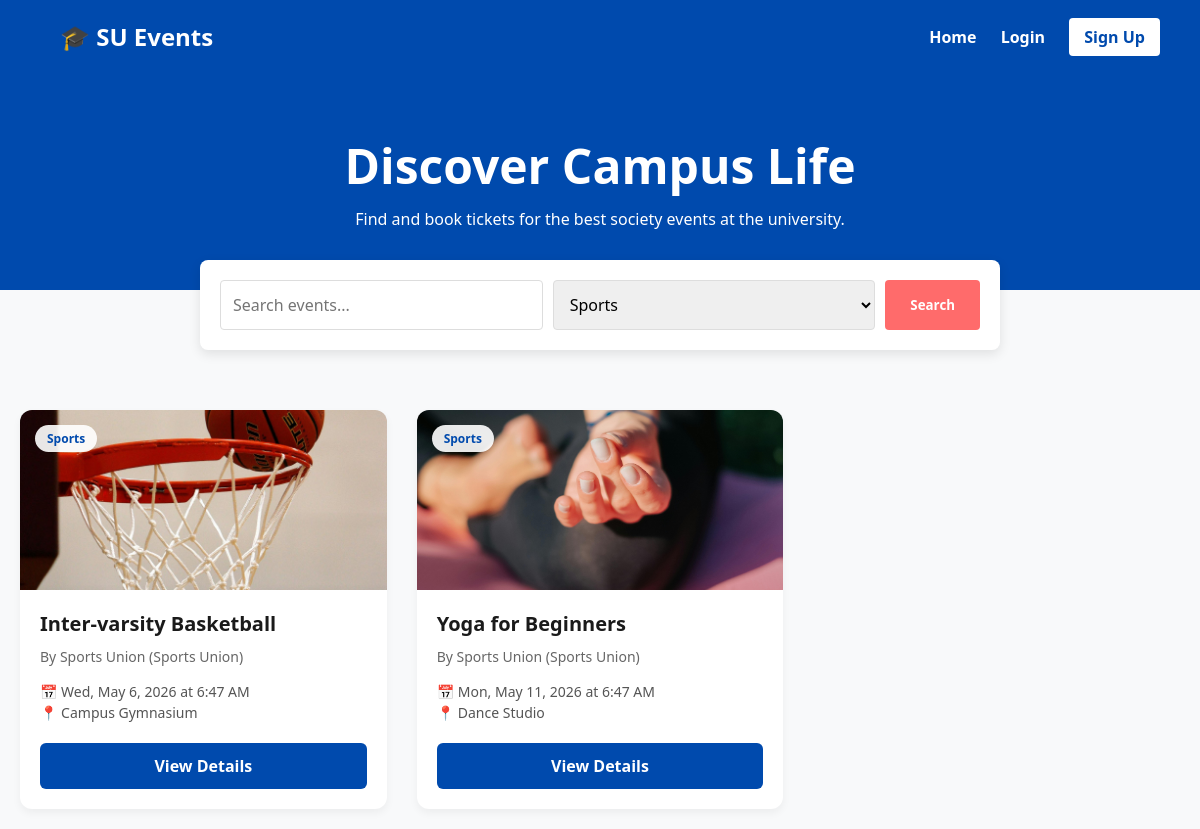
Screenshot of /index.php?category=Sports with the database file from the repository.
### tables this page shows
CREATE TABLE `events` (
  `event_id` int(11) NOT NULL,
  `organiser_id` int(11) NOT NULL,
  `society_name` varchar(100) NOT NULL,
  `title` varchar(150) NOT NULL,
  `description` text NOT NULL,
  `event_date` datetime NOT NULL,
  `location` varchar(255) NOT NULL,
  `max_capacity` int(11) NOT NULL,
  `created_at` timestamp NOT NULL DEFAULT current_timestamp(),
  `category` varchar(50) NOT NULL DEFAULT 'Social',
  `image_path` varchar(255) DEFAULT NULL
);

CREATE TABLE `users` (
  `user_id` int(11) NOT NULL,
  `full_name` varchar(100) NOT NULL,
  `student_id` varchar(20) NOT NULL,
  `email` varchar(100) NOT NULL,
  `password_hash` varchar(100) NOT NULL,
  `role` enum('Admin','Organiser','Attendee') NOT NULL DEFAULT 'Attendee',
  `created_at` timestamp NOT NULL DEFAULT current_timestamp()
);

### index.php (the view, shortened to what this page needs)
<?php
require_once 'config/db.php';
$search_query = "";
$category_filter = "";
$sql = "SELECT e.*, u.full_name AS organiser_name
        FROM events e
        JOIN users u ON e.organiser_id = u.user_id
        WHERE e.event_date >= CURDATE()";
$params = [];
$types = "";
if (isset($_GET['category']) && !empty($_GET['category'])) {
    $category_filter = $_GET['category'];
    $sql .= " AND e.category = ?";
    $params[] = $category_filter;
    $types .= "s";
}
$sql .= " ORDER BY e.event_date ASC";
$stmt = $conn->prepare($sql);
if (!empty($params)) {
    $stmt->bind_param($types, ...$params);
}
$stmt->execute();
$events_result = $stmt->get_result();
$cat_result = $conn->query("SELECT * FROM event_categories ORDER BY category_name ASC");
?>
<!DOCTYPE html>
<html lang="en">
<head>
</head>
<body>
    <?php include $_SERVER['DOCUMENT_ROOT'] . '/su_events_app/includes/navbar.php'; ?>
    <div class="hero">
        <h1>Discover Campus Life</h1>
        <p>Find and book tickets for the best society events at the university.</p>
    </div>
    <form class="search-container" method="GET" action="index.php">
        <input type="text" name="search" placeholder="Search events..." value="<?php echo htmlspecialchars($search_query); ?>">
        <select name="category">
            <?php while($cat = $cat_result->fetch_assoc()): ?>
                <option value="<?php echo htmlspecialchars($cat['category_name']); ?>" <?php echo ($category_filter === $cat['category_name']) ? 'selected' : ''; ?>>
                    <?php echo htmlspecialchars($cat['category_name']); ?>
                </option>
            <?php endwhile; ?>
        </select>
        <button type="submit" class="btn-search">Search</button>
    </form>
    <div class="container">
        <?php if ($events_result->num_rows > 0): ?>
            <div class="event-grid">
                <?php while($event = $events_result->fetch_assoc()): ?>
                    <div class="card">
                        <div class="card-img-wrapper">
                            <?php if(!empty($event['image_path'])): ?>
                                <img src="<?php echo htmlspecialchars($event['image_path']); ?>" alt="Event Image" class="card-img">
                            <?php else: ?>
                                <div style="width:100%; height:100%; display:flex; align-items:center; justify-content:center; color:#999; background:#e9ecef;">No Image</div>
                            <?php endif; ?>
                            <div class="card-badge"><?php echo htmlspecialchars($event['category']); ?></div>
                        </div>
                        <div class="card-body">
                            <h3 class="card-title"><?php echo htmlspecialchars($event['title']); ?></h3>
                            <div class="card-org">By <?php echo htmlspecialchars($event['society_name']); ?> (<?php echo htmlspecialchars($event['organiser_name']); ?>)</div>
                            <div class="card-details">
                                📅 <?php echo date('D, M j, Y \a\t g:i A', strtotime($event['event_date'])); ?><br>
                                📍 <?php echo htmlspecialchars($event['location']) ?: 'TBD'; ?>
                            </div>
                            <a href="event_details.php?id=<?php echo $event['event_id']; ?>" class="btn-details">View Details</a>
                        </div>
                    </div>
                <?php endwhile; ?>
            </div>
        <?php endif; ?>
    </div>
</body>
</html>

### index.php (style rules this page uses)
* { box-sizing: border-box; margin: 0; padding: 0; font-family: 'Segoe UI', Tahoma, Geneva, Verdana, sans-serif; }
body { background-color: #f8f9fa; color: #333; }
.hero { background: #004aad; color: white; padding: 60px 20px; text-align: center; }
.hero h1 { font-size: 3rem; margin-bottom: 10px; }
.search-container { max-width: 800px; margin: -30px auto 40px; background: white; padding: 20px; border-radius: 8px; box-shadow: 0 4px 12px rgba(0,0,0,0.1); display: flex; gap: 10px; }
.search-container input, .search-container select { flex: 1; padding: 12px; border: 1px solid #ddd; border-radius: 4px; font-size: 16px; }
.btn-search { background: #ff6b6b; color: white; border: none; padding: 12px 25px; border-radius: 4px; font-weight: bold; cursor: pointer; transition: 0.2s; }
.container { max-width: 1200px; margin: 0 auto; padding: 20px; }
.event-grid { display: grid; grid-template-columns: repeat(auto-fill, minmax(300px, 1fr)); gap: 30px; }
.card { background: white; border-radius: 12px; overflow: hidden; box-shadow: 0 4px 8px rgba(0,0,0,0.05); transition: transform 0.2s, box-shadow 0.2s; display: flex; flex-direction: column; }
.card-img-wrapper { height: 180px; background: #e9ecef; position: relative; }
.card-img { width: 100%; height: 100%; object-fit: cover; }
.card-badge { position: absolute; top: 15px; left: 15px; background: rgba(255, 255, 255, 0.9); padding: 5px 12px; border-radius: 20px; font-size: 12px; font-weight: bold; color: #004aad; }
.card-body { padding: 20px; display: flex; flex-direction: column; flex-grow: 1; }
.card-title { font-size: 1.25rem; margin-bottom: 10px; color: #1a1a1a; }
.card-org { color: #666; font-size: 14px; margin-bottom: 15px; }
.card-details { font-size: 14px; color: #555; margin-bottom: 20px; flex-grow: 1; line-height: 1.5; }
.btn-details { display: block; text-align: center; background: #004aad; color: white; text-decoration: none; padding: 12px; border-radius: 6px; font-weight: bold; transition: background 0.2s; }

### rows the page displays
events: image_path (picture), category "Sports", title "Inter-varsity Basketball", society_name "Sports Union", organiser.full_name "Sports Union", event_date "Wed, May 6, 2026 at 6:47 AM", location "Campus Gymnasium"
events: image_path (picture), category "Sports", title "Yoga for Beginners", society_name "Sports Union", organiser.full_name "Sports Union", event_date "Mon, May 11, 2026 at 6:47 AM", location "Dance Studio"

### other values shown
form field category "Sports"
